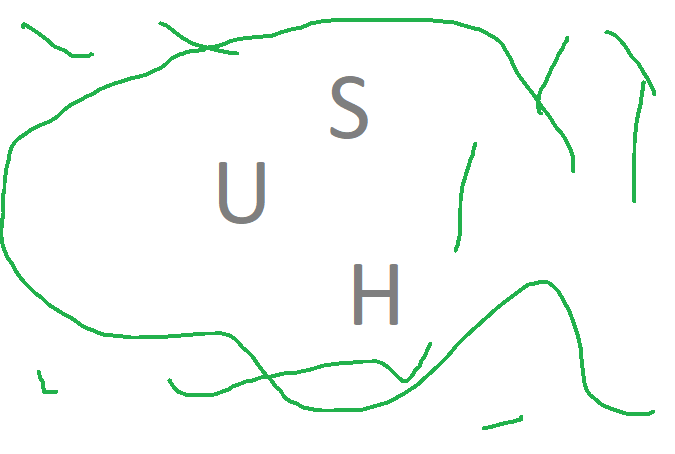
#> input picture python/RescueMaze/image.png, 675 x 454 px
$ python rescue-maze.py   (older library calls are emulated)
#> lines starting #> are read from the running program, lines starting #| are printed output that depends on the picture; after the words box and inside, x2 and y2 are one past the last pixel; in counts of white or black regions, pixels touching at a corner belong together
import cv2 as cv
import numpy as np

orginal = cv.imread('image.png')
#> orginal is the input picture: shape (454, 675, 3); mean B, G, R 247.7, 251.1, 246.3
img = orginal.copy()
img = cv.cvtColor(img, cv.COLOR_BGR2GRAY)
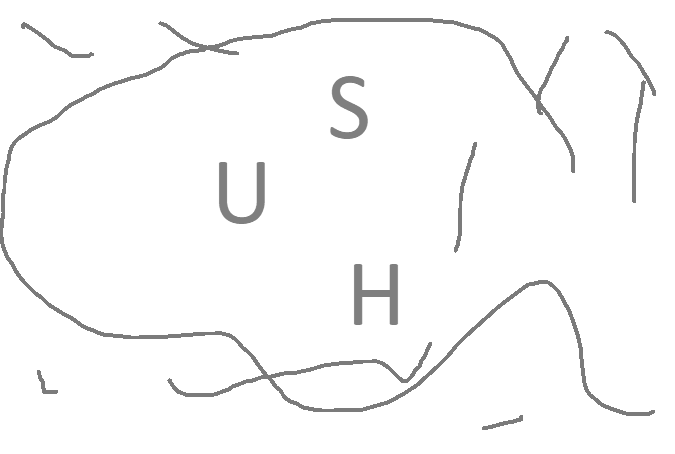
#> img: shape (454, 675); min 123, max 255, mean 249.3
img = cv.adaptiveThreshold(img, 255, cv.ADAPTIVE_THRESH_GAUSSIAN_C, cv.THRESH_BINARY, 11, 2)
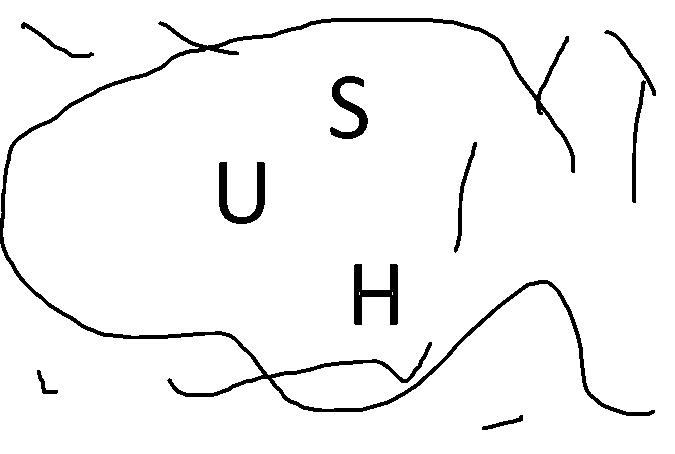
#> img: shape (454, 675); 95.6% white; 9 black regions
img, contours, hierarchy = cv.findContours(img, cv.RETR_TREE, cv.CHAIN_APPROX_SIMPLE)
#> contours = 12 contours, 2 with area under 20; largest, box (x1, y1, x2, y2) and area: (0, 0, 675, 454) 295209, (353, 263, 399, 326) 1322, (218, 161, 266, 225) 1229, (329, 75, 369, 140) 1048, (631, 79, 647, 204) 610

for i, c in enumerate(contours):
	area = cv.contourArea(c)
	if area > 800 and area < 1500:
		print(area)
		print(len(c))
		x, y, w, h = cv.boundingRect(c)
		char = img[y : y + h, x : x + w]
		'''im = orginal.copy()
		cv.drawContours(im, contours, i, (0, 0, 255), 2)
		cv.imshow('Contours', im)'''
		cv.imshow('Char ' + str(i), char)
		cv.waitKey()
#> this loop made 12 passes
#> (area, x, y, w) on passes 4, 7, 10: (1322, 353, 263, 46), (1229, 218, 161, 48), (1048, 329, 75, 40)
#> area on passes 1, 2, 3, 8, 9, 11: 295209, 222, 183, 556, 609.5, 401
#| 1322.0
#| 20
#| 1229.0
#| 64
#| 1048.0
#| 131
